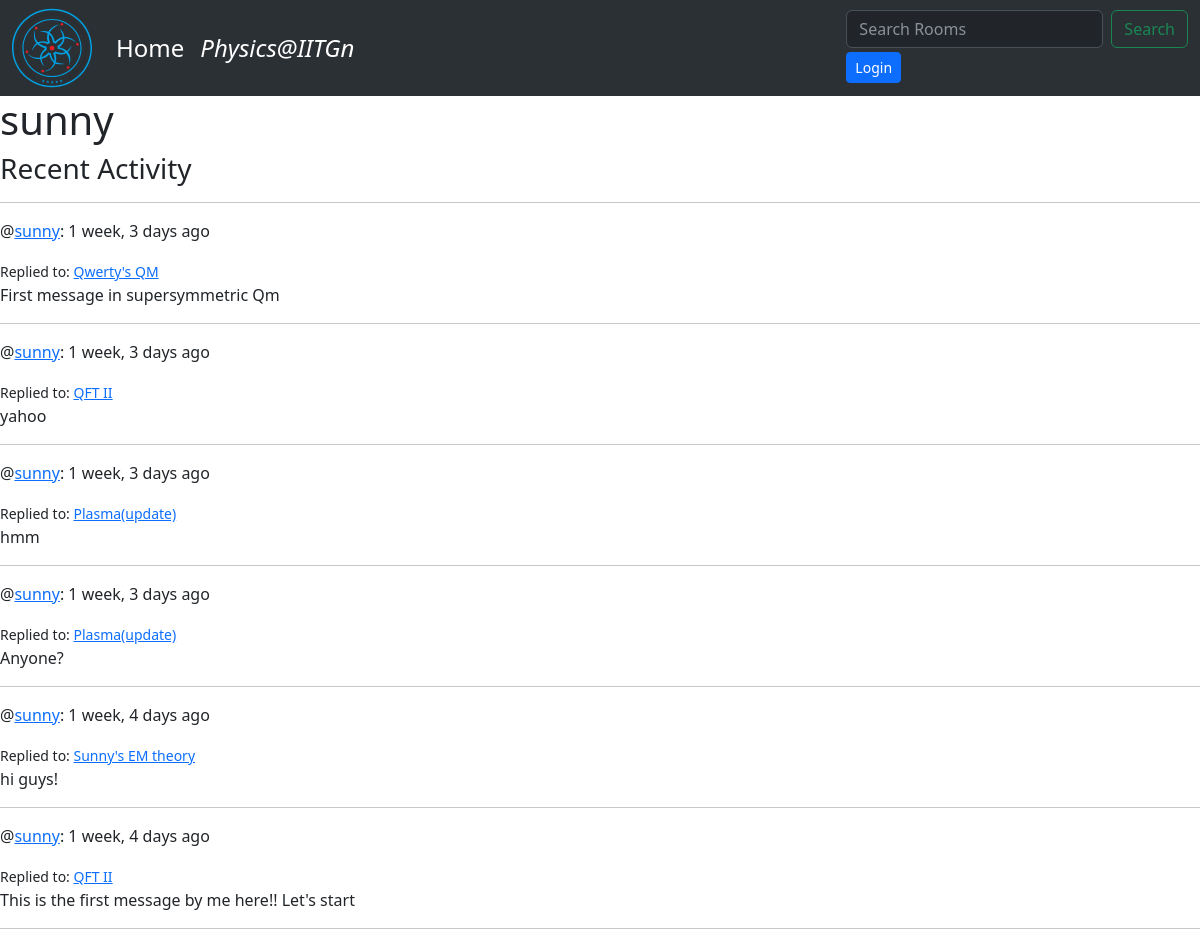
The page /user/1/ on the database as committed earlier.
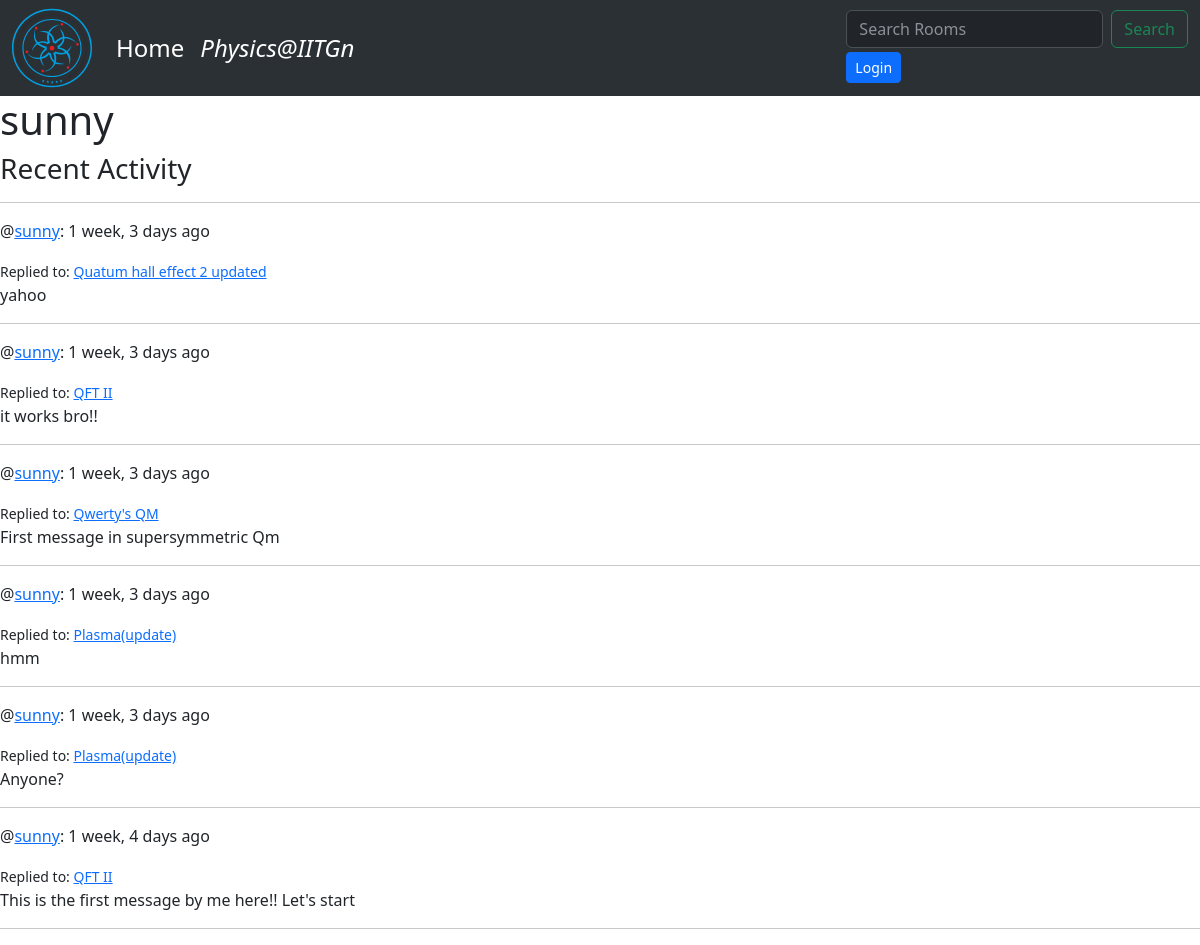
The same page on the database as committed later.
### base/models.py (models this page shows)
class Message(models.Model):
    user=models.ForeignKey(User, on_delete=models.CASCADE)
    room=models.ForeignKey(Room, on_delete=models.CASCADE) #delete all messages in room if room is deleted # why no primary key it is refering to?
    body=models.TextField()
    updated= models.DateTimeField(auto_now=True)    #takes a snapshot anytime this model.. or table was updated
    created= models.DateTimeField(auto_now_add=True)
    def __str__(self):
        return self.body[0:50] #first 50 characters

class Room(models.Model):
    host=models.ForeignKey(User, on_delete=models.SET_NULL, null=True)
    topic=models.ForeignKey('Topic', on_delete=models.SET_NULL, null=True) #use the '' inside Topic only if topic is down in the code literally
    name=models.CharField(max_length=200)
    description=models.TextField(null=True, blank=True) #now null is allowed, by default it's false, i.e, null not allowed, Blank means form submitted can be empty
    participants=models.ManyToManyField(User, related_name='participants', blank=True)
    updated= models.DateTimeField(auto_now=True)    #takes a snapshot anytime this model.. or table was updated
    created= models.DateTimeField(auto_now_add=True)
    class Meta:
        ordering=['-updated','-created'] #it somehow makes the new rooms in ascending order
    def __str__(self):
        return self.name

### base/views.py (the view)
# urls.py: path('user/<str:pk>/', views.userProfile, name="user"),
def userProfile(request, pk):
    person = User.objects.get(id=pk)
    room_messages = Message.objects.filter(
        Q(user__username=person.username)).order_by('-created')
    context = {'user': person, 'room_messages': room_messages}
    return render(request, 'base/profile.html', context)

### base/templates/base/profile.html
{% extends 'main.html' %}
{% block content %}
<h1>{{user.username}}</h1>
{% include 'base/activity_component.html' %}
{% endblock content %}

### templates/main.html (shortened to what this page needs)
<!DOCTYPE html>
<html>
  <head>
    <link
      href="https://cdn.jsdelivr.net/npm/bootstrap@5.3.0-alpha1/dist/css/bootstrap.min.css"
      rel="stylesheet"
    />
  </head>
  <body>
    {% include 'navbar.html' %}  {% block content %} {% endblock %}
  </body>
</html>

### templates/navbar.html (shortened to what this page needs)
<nav
  class="navbar navbar-expand-lg bg-body-tertiary bg-primary"
  data-bs-theme="dark"
>
  <div class="container-fluid">
    <div>
      <div>
        <a class="navbar-brand" href="/"
          >
        </a>
      </div>
    </div>
    <div class="collapse navbar-collapse" id="navbarSupportedContent">
      <ul class="navbar-nav me-auto mb-3 mb-lg-0">
        <li class="nav-item">
          <div>
            <h4 class="my-0">
              <a class="nav-link active" aria-current="page" href="/">Home</a>
            </h4>
          </div>
        </li>
        <li class="nav-item">
          <div>
            <h4 class="my-0">
              <a
                class="nav-link active"
                aria-current="page"
                href="https://physics.iitgn.ac.in/"
                ><em>Physics@IITGn</em></a
              >
            </h4>
          </div>
        </li>
      </ul>
      <div>
        <form
          class="d-flex"
          role="search"
          method="GET"
          action="{% url 'home' %}"
        >
          <input
            class="form-control me-2"
            type="text"
            name="q"
            placeholder="Search Rooms"
            aria-label="Search"
          />
          <button class="btn btn-outline-success" type="submit">Search</button>
        </form>
        <div>
          {% if request.user.is_authenticated %}
          <a
            class="btn btn-primary my-1 btn-sm"
            aria-current="page"
            href="{% url 'logout' %}"
            >Logout (Logged in as {{request.user}})</a
          >
          {% else %}
          <a
            class="btn btn-primary btn-sm my-1"
            aria-current="page"
            href="{% url 'login' %}"
            >Login</a
          >
          {% endif %}
        </div>
      </div>
    </div>
  </div>
</nav>

### base/templates/base/activity_component.html
<div class="feed">
    <h3>Recent Activity</h3>
    <hr>
    {% for texts in room_messages %}
    <div>
        <p>@<a href="{% url 'user' texts.user.id %}">{{texts.user}}</a>: {{texts.created|timesince}} ago </p>
        <small>Replied to: <a href="{% url 'room' texts.room.id %}">{{texts.room}}</a></small>
        <p>{{texts}}</p>
        <hr>
    </div>
    {% endfor %}

Rows that differ between the two databases and show on the page:
removed Message: user "sunny", created "1 week, 3 days", room "QFT II", body "yahoo"
removed Message: user "sunny", created "1 week, 4 days", room "Sunny's EM theory", body "hi guys!"
added Message: user "sunny", created "1 week, 3 days", room "Quatum hall effect 2 updated", body "yahoo"
added Message: user "sunny", created "1 week, 3 days", room "QFT II", body "it works bro!!"
